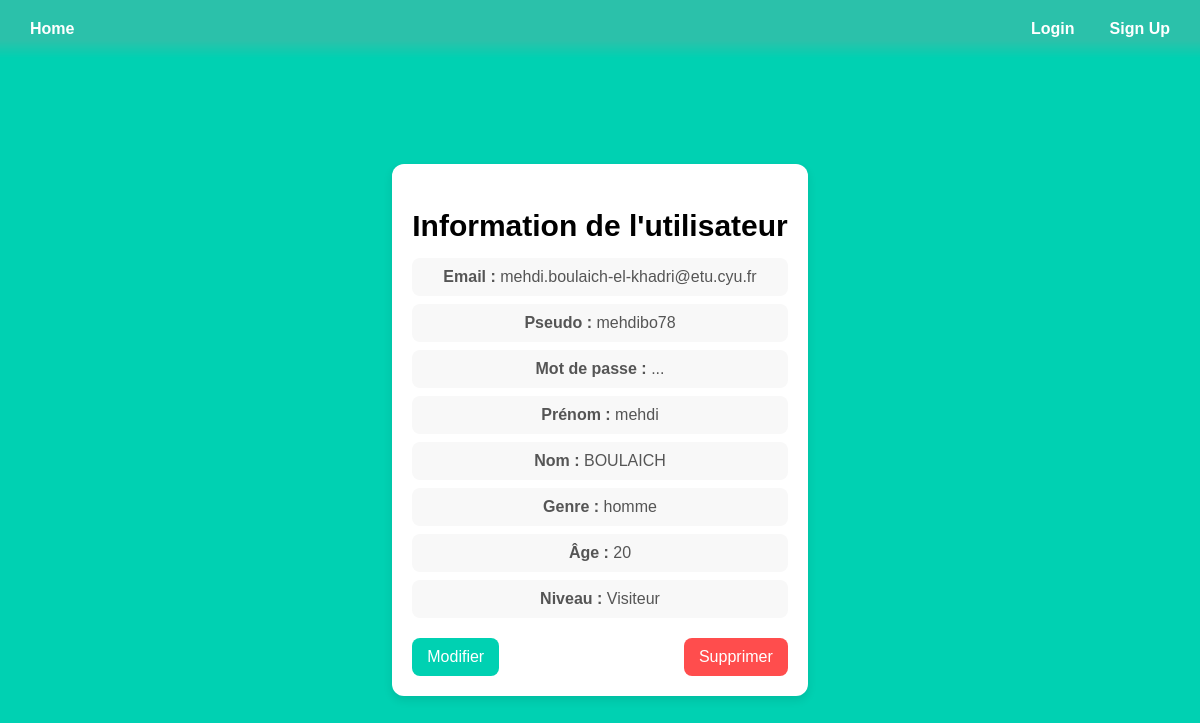
The page /userProfile/4 on the database as committed earlier.
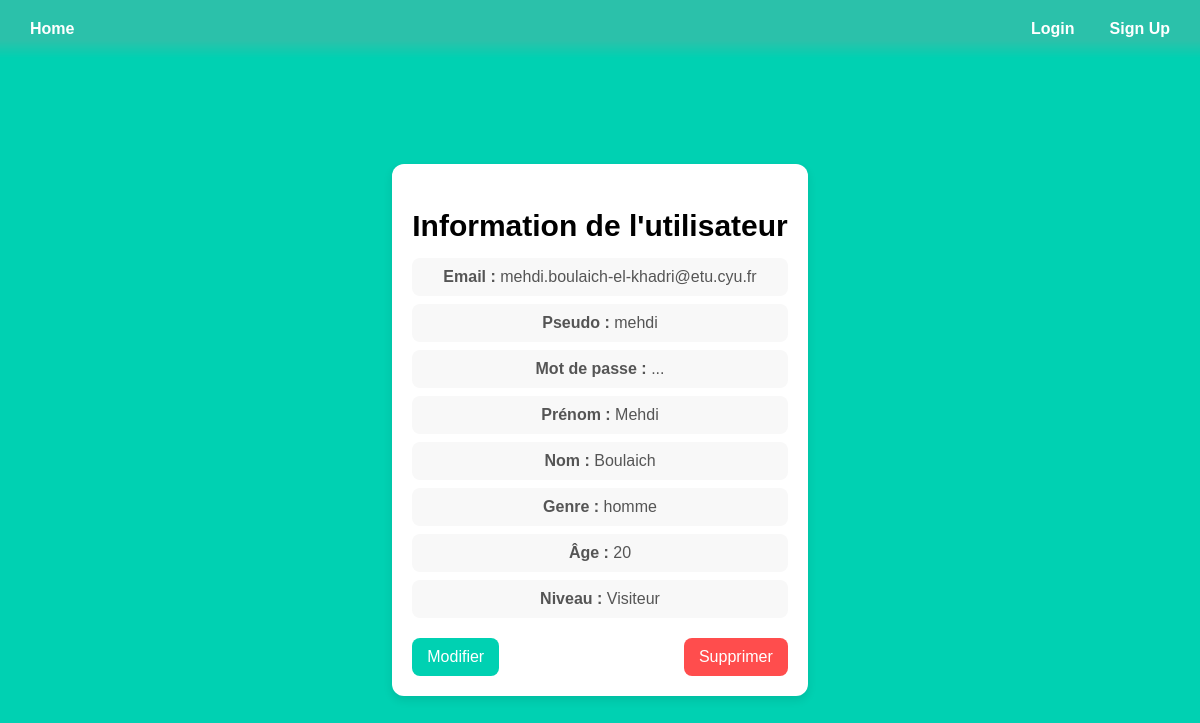
The same page on the database as committed later.
### models.py (models this page shows)
class User(UserMixin, db.Model):
    id = db.Column(db.Integer, primary_key=True) # clé primiaire obligatoire pour SQLAlchemy
    email = db.Column(db.String(100), unique=True, index=True)
    pseudo = db.Column(db.String(100), unique=True, index=True)
    password = db.Column(db.String(100))
    lastname = db.Column(db.String(1000))
    firstname = db.Column(db.String(100))
    level = db.Column(db.String, default="Visiteur")
    age = db.Column(db.Integer)
    gender = db.Column(db.String(100))

### main.py (the view)
@main.route('/userProfile/<int:user_id>')
def user_profile(user_id):
    user = User.query.get(user_id)
    return render_template('user_profile.html', user=user)

### templates/user_profile.html
{% extends "base.html" %}
{% block content %}
<div class="user-container">
    <h1 class="title-box">Information de l'utilisateur</h1>
    <div class="user-info">
        <p><strong>Email :</strong> {{ user.email }}</p>
        <p><strong>Pseudo :</strong> {{ user.pseudo }}</p>
        <p><strong>Mot de passe :</strong> ...</p>
        <p><strong>Prénom :</strong> {{ user.firstname }}</p>
        <p><strong>Nom :</strong> {{ user.lastname }}</p>
        <p><strong>Genre :</strong> {{ user.gender }}</p>
        <p><strong>Âge :</strong> {{ user.age }}</p>
        <p><strong>Niveau :</strong> {{ user.level }}</p>
    </div>
    <div class="user-actions">
        <a href="{{ url_for('main.edit_user', user_id=user.id) }}">
            <button class="edit-btn">Modifier</button>
        </a>
        <form action="{{ url_for('main.delete_user', user_id=user.id) }}" method="post">
            <button type="submit" class="delete-btn" onclick="return confirm('Voulez-vous vraiment supprimer ce compte ?')">
                Supprimer
            </button>
        </form>
    </div>
</div>
{% endblock %}

### templates/base.html (shortened to what this page needs)
<!DOCTYPE html>
<html lang="fr">
<head>
    <link rel="stylesheet" href="{{ url_for('static', filename='styles/base2.css') }}" />
</head>
<body>
    <section class="hero is-primary is-fullheight">
        <div class="hero-head">
            <nav class="navbar">
                <div class="container">
                    <div class="navbar-start">
                        <a href="{{ url_for('main.index') }}" class="navbar-item">Home</a>
                    </div>
                    <div class="navbar-end">
                        {% if current_user.is_authenticated %}
                        <a href="{{ url_for('auth.logout') }}" class="navbar-item">Logout</a>
                            <a href="{{ url_for('main.profile') }}" class="navbar-item">
                                <img src="{{ url_for('static', filename='profile-icon-white-6-1.png') }}" alt="Profil"  width="30" height="30">
                            </a>
                        {% else %}
                            <a href="{{ url_for('auth.login') }}" class="navbar-item">Login</a>
                            <a href="{{ url_for('auth.signup') }}" class="navbar-item">Sign Up</a>
                        {% endif %}
                    </div>
                </div>
            </nav>
        </div>
        <div class="hero-body">
            <div class="container has-text-centered">
                {% block content %}
                {% endblock %}
            </div>
        </div>
    </section>
</body>
</html>

### static/styles/base2.css (style rules this page uses)
html, body { height: 100%; margin: 0; font-family: 'Arial', sans-serif; background-color: #00d1b2; color: rgb(0, 0, 0); text-align: center; }
.navbar { display: flex; justify-content: space-between; align-items: center; background-color: #2bc1aa; padding: 10px 20px; -webkit-mask-image: linear-gradient(to bottom, rgba(0, 0, 0, 1) 70%, rgba(0, 0, 0, 0)); mask-image: linear-gradient(to bottom, rgba(0, 0, 0, 1) 70%, rgba(0, 0, 0, 0)); }
.navbar .container { display: flex; width: 100%; justify-content: space-between; align-items: center; }
.navbar-start { display: flex; align-items: center; }
.navbar-end { display: flex; align-items: center; gap: 15px; }
.navbar-item { color: white !important; font-weight: bold; text-decoration: none; padding: 10px; }
.hero-body { display: flex; flex-direction: column; justify-content: center; align-items: center; height: calc(100vh - 56px); width: 100%; box-sizing: border-box; }
.title-box { text-align: center; font-size: 30px; font-weight: bold; margin-bottom: 15px; width: 100%; display: block; }
.user-container { max-width: 600px; margin: 50px auto; padding: 20px; background: #ffffff; border-radius: 12px; box-shadow: 0px 4px 10px rgba(0, 0, 0, 0.1); text-align: center; }
.user-info p { font-size: 16px; color: #555; background: #f8f8f8; padding: 10px; border-radius: 8px; margin: 8px 0; }
.user-actions { display: flex; justify-content: space-between; margin-top: 20px; }
.user-actions button { padding: 10px 15px; border: none; border-radius: 8px; cursor: pointer; font-size: 16px; transition: 0.3s ease-in-out; }
.user-actions .edit-btn { background: #00d1b2; color: white; }
.user-actions .delete-btn { background: #ff4d4d; color: white; }

Rows that differ between the two databases and show on the page:
changed User "mehdi.boulaich-el-khadri@etu.cyu.fr": pseudo "mehdibo78" → "mehdi"; firstname "mehdi" → "Mehdi"; lastname "BOULAICH" → "Boulaich"
